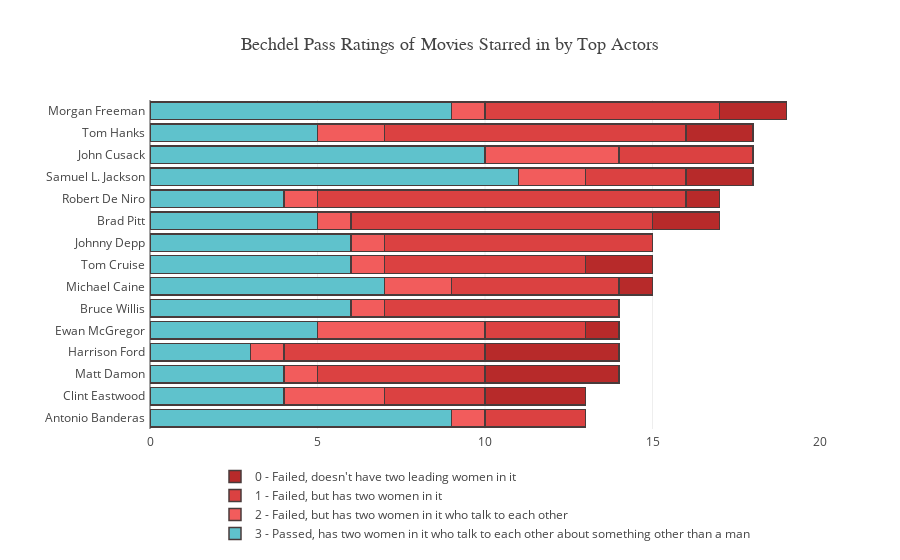

The notebook cell this image was saved under:
### Code cell
# add tractes and plot
trace0 = go.Bar(
    y=guys_0.name,
    x=guys_0.movie_cnt,
    name="0 - Failed, doesn't have two leading women in it",
    orientation = 'h',
    marker = dict(
        color='rgb(183, 42, 42)',
        line = dict(
            color='rgb(73, 59, 59)',
            width = 1.5)
    )
    
)
trace1 = go.Bar(
    y=guys_1.name,
    x=guys_1.movie_cnt,
    name = '1 - Failed, but has two women in it',
    orientation = 'h',
    marker = dict(
        color='rgb(219, 65, 65)',
        line = dict(
            color='rgb(73, 59, 59)',
            width = 1.5)
    )
)

trace2 = go.Bar(
    y=guys_2.name,
    x=guys_2.movie_cnt,
    name = '2 - Failed, but has two women in it who talk to each other',
    orientation = 'h',
    marker = dict(
        color='rgb(242, 92, 92)',
        line = dict(
            color='rgb(73, 59, 59)',
            width = 1.5)
    )
)

trace3 = go.Bar(
    y=guys_3.name,
    x=guys_3.movie_cnt,
    name = '3 - Passed, has two women in it who talk to each other about something other than a man',
    orientation = 'h',
    marker=dict(
        color='rgb(95, 194, 204)',
        line=dict(
            color='rgb(73, 59, 59)',
            width=1.5),
        )
)

data = [trace3, trace2, trace1, trace0]
layout = go.Layout(title='Bechdel Pass Ratings of Movies Starred in by Top Actors', barmode='stack', 
                   titlefont=dict(size =18, family='Oswald, sans-serif'), 
                   legend = dict(orientation = "h",xanchor = "center",x = 0.5),
                  margin=go.Margin(l=150,pad=4))
fig = go.Figure(data=data, layout=layout)

plotly.offline.iplot(fig) 

# export html
plotly.offline.plot(fig, filename='topactors.html', auto_open = False)

### Figure 1 — Plotly figure (JSON) as saved in the notebook; plotly's stock layout.template omitted (floating-point values rounded to 4 significant figures)
{"data": [{"marker": {"color": "rgb(95, 194, 204)", "line": {"color": "rgb(73, 59, 59)", "width": 1.5}}, "name": "3 - Passed, has two women in it who talk to each other about something other than a man", "orientation": "h", "type": "bar", "x": [9, 4, 4, 3, 5, 6, 7, 6, 6, 5, 4, 11, 10, 5, 9], "y": ["Antonio Banderas", "Clint Eastwood", "Matt Damon", "Harrison Ford", "Ewan McGregor", "Bruce Willis", "Michael Caine", "Tom Cruise", "Johnny Depp", "Brad Pitt", "Robert De Niro", "Samuel L. Jackson", "John Cusack", "Tom Hanks", "Morgan Freeman"]}, {"marker": {"color": "rgb(242, 92, 92)", "line": {"color": "rgb(73, 59, 59)", "width": 1.5}}, "name": "2 - Failed, but has two women in it who talk to each other", "orientation": "h", "type": "bar", "x": [1, 3, 1, 1, 5, 1, 2, 1, 1, 1, 1, 2, 2, 4, 1], "y": ["Antonio Banderas", "Clint Eastwood", "Matt Damon", "Harrison Ford", "Ewan McGregor", "Bruce Willis", "Michael Caine", "Tom Cruise", "Johnny Depp", "Brad Pitt", "Robert De Niro", "Tom Hanks", "Samuel L. Jackson", "John Cusack", "Morgan Freeman"]}, {"marker": {"color": "rgb(219, 65, 65)", "line": {"color": "rgb(73, 59, 59)", "width": 1.5}}, "name": "1 - Failed, but has two women in it", "orientation": "h", "type": "bar", "x": [3, 3, 6, 7, 3, 5, 6, 5, 8, 9, 11, 3, 4, 9, 7], "y": ["Antonio Banderas", "Clint Eastwood", "Harrison Ford", "Bruce Willis", "Ewan McGregor", "Matt Damon", "Tom Cruise", "Michael Caine", "Johnny Depp", "Brad Pitt", "Robert De Niro", "Samuel L. Jackson", "John Cusack", "Tom Hanks", "Morgan Freeman"]}, {"marker": {"color": "rgb(183, 42, 42)", "line": {"color": "rgb(73, 59, 59)", "width": 1.5}}, "name": "0 - Failed, doesn't have two leading women in it", "orientation": "h", "type": "bar", "x": [3, 4, 1, 4, 2, 1, 2, 1, 2, 2, 2], "y": ["Clint Eastwood", "Harrison Ford", "Ewan McGregor", "Matt Damon", "Tom Cruise", "Michael Caine", "Brad Pitt", "Robert De Niro", "Samuel L. Jackson", "Tom Hanks", "Morgan Freeman"]}], "layout": {"barmode": "stack", "legend": {"orientation": "h", "x": 0.5, "xanchor": "center"}, "margin": {"l": 150, "pad": 4}, "title": "Bechdel Pass Ratings of Movies Starred in by Top Actors", "titlefont": {"family": "Oswald, sans-serif", "size": 18}}}
